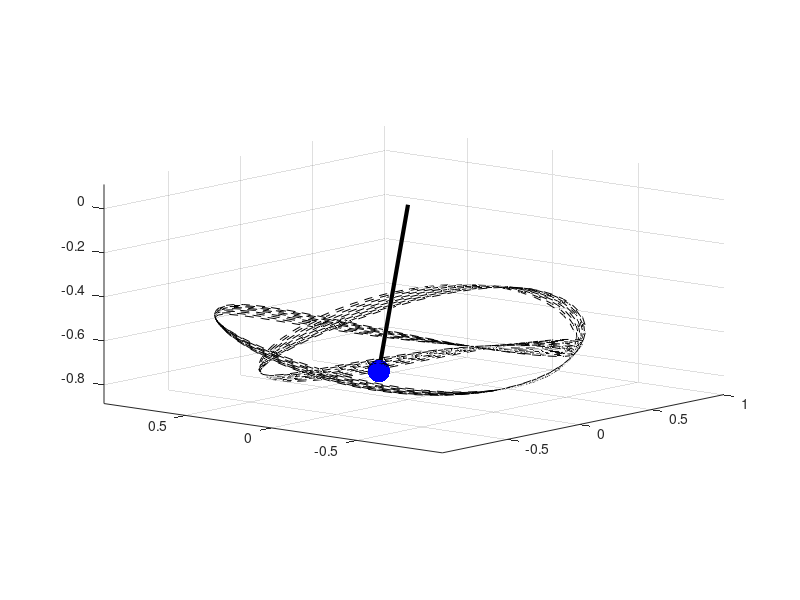

Recreate this plot in MATLAB.
function [t,res] = sphericalPendulumAnimation(staticic)

% sphericalPendulumAnimation numerically integrates the equations of motion 
% of a spherical pendulum and animates the results.
% sphericalPendulumAnimation(true) will do the animation with initial
% conditions producing circular motion about the vertical axis.

% Copyright (c) 2015 Dmitry Savransky (ds264@cornell.edu)


if ~exist('staticic','var') || isempty(staticic)
   staticic = false;
end

%constants and initial conditions
g = 9.81; %m/s
l = 1; %m

phi0 = 120*pi/180;
if staticic
    thd0 = sqrt(-g/l/cos(phi0));
else
    thd0 = 3;
end


[t,res] = ode45(@sphericalPendulum_eq,linspace(0,30,1000),[phi0,0,0,thd0]);

    function dz = sphericalPendulum_eq(~,z)
        
        %z = [phi, phidot, theta, thetadot]
        ph = z(1);
        phd = z(2);
        thd = z(4);
        
        dz = [phd;
            thd^2*sin(ph)*cos(ph) + g/l*sin(ph);
            thd;
            -2*thd*phd/tan(ph)];
    end

%figure out particle trajectory in inertial frame
ph = res(:,1);
th = res(:,3);
x = l*cos(th).*sin(ph);
y = l*sin(th).*sin(ph);
z = l*cos(ph);

%bounds of animation
cr = l/20;
axlim = [min(x)-cr,max(x)+cr,min(y)-cr,max(y)+cr,min(z)-cr,...
    max([z+cr;0.1])]*1.1;

%create and clear figure
h = figure(1);
clf(h);

% create the pendulum
[xs,ys,zs] = sphere(50);
sp = surface(xs*cr+x(1),ys*cr+y(1),zs*cr+z(1),...
    'FaceColor','b','EdgeColor','None');
hold on
arm = plot3([0,x(1)],[0,y(1)],[0,z(1)],'k','LineWidth',3);
trk = plot3([x(1),x(1)],[y(1),y(1)],[z(1),z(1)],'k--');
hold off

axis equal
axis(axlim)
grid on
view(-50,10)

%step in time and animate:
for i=2:length(t)
    set(sp,'XData',xs*cr+x(i),'YData',ys*cr+y(i),'ZData',zs*cr+z(i))
    set(arm,'XData',[0,x(i)],'YData',[0,y(i)],'ZData',[0,z(i)])
    set(trk,'XData',x(1:i),'YData',y(1:i),'ZData',z(1:i))
   
    %pause for length of time step
    if i < length(t)
        pause(t(i+1)-t(i));
    end
end


end